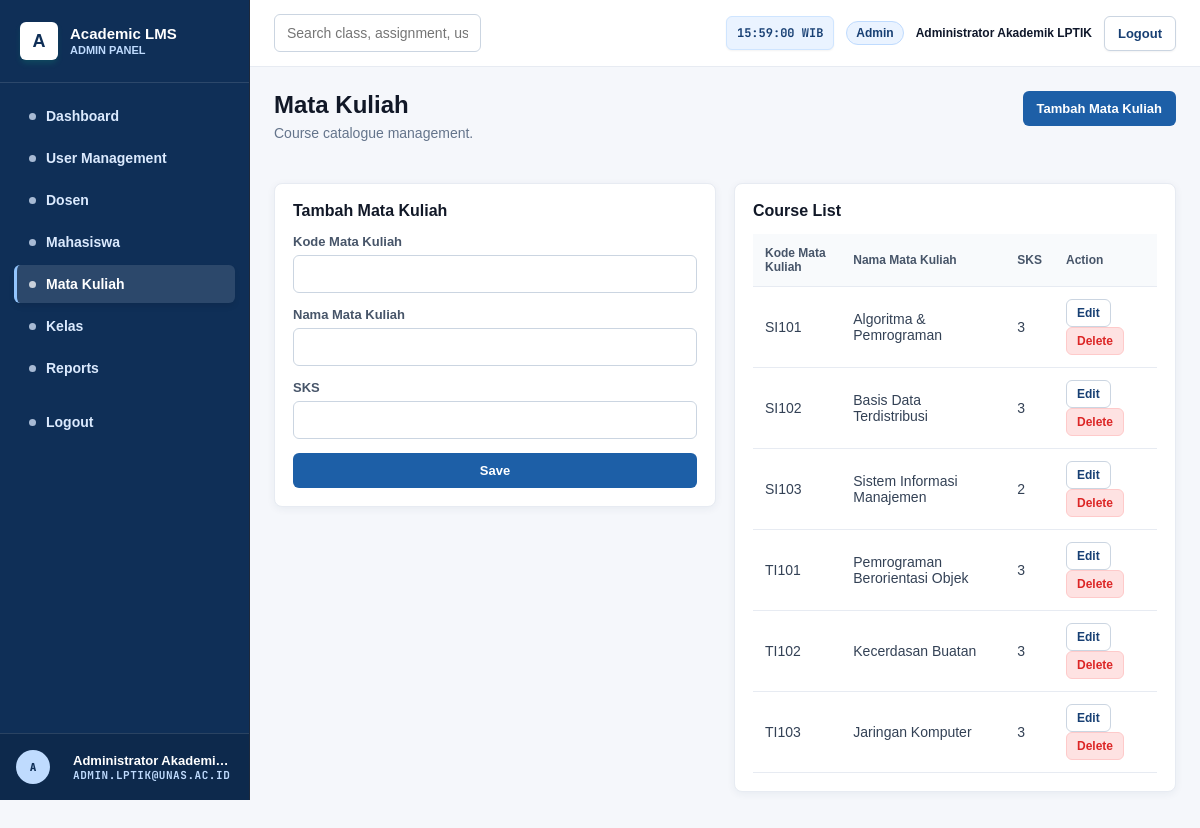
The page /admin/matakuliah.php (signed in) on the database its author committed.
### tables this page shows
CREATE TABLE IF NOT EXISTS matakuliah (
  id INT AUTO_INCREMENT PRIMARY KEY,
  kode_matkul VARCHAR(20) NOT NULL UNIQUE,
  nama_matkul VARCHAR(150) NOT NULL,
  sks INT NOT NULL
);

### admin/matakuliah.php (the view, shortened to what this page needs)
<?php
require_once __DIR__ . '/../auth/check_auth.php';
$courses = $pdo->query("SELECT * FROM matakuliah ORDER BY kode_matkul")->fetchAll();
$editing = false;
$kode_matkul = '';
$nama_matkul = '';
$sks = '';
$formTitle = $editing ? 'Edit Mata Kuliah' : 'Tambah Mata Kuliah';
?>
<!DOCTYPE html><html lang="id"><head><link rel="stylesheet" href="../assets/css/app.css"></head>
<body><?php include __DIR__ . '/../components/sidebar.php'; ?><div class="main-content"><?php include __DIR__ . '/../components/header.php'; ?><main class="page-container">
<div class="page-header"><div><h1 class="page-title">Mata Kuliah</h1><p class="page-subtitle">Course catalogue management.</p></div><a class="btn-primary" href="matakuliah.php">Tambah Mata Kuliah</a></div>
<div class="two-col-grid">
    <div class="card">
        <h3 class="card-title"><?= $formTitle ?></h3>
        <form class="form-stack" method="POST" action="">
            <div><label class="form-label">Kode Mata Kuliah</label>
                <input class="form-input" name="kode_matkul" value="<?= htmlspecialchars($kode_matkul) ?>" required></div>
            <div><label class="form-label">Nama Mata Kuliah</label>
                <input class="form-input" name="nama_matkul" value="<?= htmlspecialchars($nama_matkul) ?>" required></div>
            <div><label class="form-label">SKS</label>
                <input class="form-input" name="sks" type="number" min="1" value="<?= htmlspecialchars((string)$sks) ?>" required></div>
            <button class="btn-primary" type="submit">Save</button>
        </form>
    </div>
    <div class="card">
        <h3 class="card-title">Course List</h3>
        <div class="table-wrap"><table><thead><tr><th>Kode Mata Kuliah</th><th>Nama Mata Kuliah</th><th>SKS</th><th>Action</th></tr></thead><tbody>
            <?php foreach ($courses as $c): ?>
                <tr>
                    <td><?= htmlspecialchars($c['kode_matkul']) ?></td>
                    <td><?= htmlspecialchars($c['nama_matkul']) ?></td>
                    <td><?= htmlspecialchars($c['sks']) ?></td>
                    <td>
                        <a class="btn-secondary btn-sm" href="?edit=<?= (int)($c['id'] ?? 0) ?>">Edit</a>
                        <form method="POST" action="" style="display:inline" onsubmit="return confirm('Hapus mata kuliah ini?');">
                            <button class="btn-danger btn-sm" type="submit">Delete</button>
                        </form>
                    </td>
                </tr>
            <?php endforeach; ?>
        </tbody></table></div>
    </div>
</div>
</main></div></body></html>

### rows shown on the page
matakuliah: kode_matkul "SI101", nama_matkul "Algoritma & Pemrograman", sks "3"
matakuliah: kode_matkul "SI102", nama_matkul "Basis Data Terdistribusi", sks "3"
matakuliah: kode_matkul "SI103", nama_matkul "Sistem Informasi Manajemen", sks "2"
matakuliah: kode_matkul "TI101", nama_matkul "Pemrograman Berorientasi Objek", sks "3"
matakuliah: kode_matkul "TI102", nama_matkul "Kecerdasan Buatan", sks "3"
matakuliah: kode_matkul "TI103", nama_matkul "Jaringan Komputer", sks "3"

### other values the page prints
$current_role "ADMIN"
$item[0] "Dashboard"
$item[0] "User Management"
$item[0] "Dosen"
$item[0] "Mahasiswa"
$item[0] "Mata Kuliah"
$item[0] "Kelas"
$item[0] "Reports"
substr($_SESSION['nama_lengkap'] ?? 'U', 0, 1) "A"
$_SESSION['nama_lengkap'] "Administrator Akademi…"
$_SESSION['email'] "ADMIN.LPTIK@UNAS.AC.ID"
$current_role "Admin"
$user_display_name "Administrator Akademik LPTIK"
$formTitle "Tambah Mata Kuliah"
